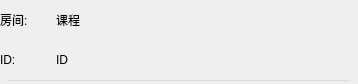
<?xml version="1.0" encoding="UTF-8"?>
<ui version="4.0">
 <class>RoomItemView</class>
 <widget class="QWidget" name="RoomItemView">
  <property name="geometry">
   <rect>
    <x>0</x>
    <y>0</y>
    <width>358</width>
    <height>84</height>
   </rect>
  </property>
  <property name="minimumSize">
   <size>
    <width>358</width>
    <height>84</height>
   </size>
  </property>
  <property name="maximumSize">
   <size>
    <width>358</width>
    <height>84</height>
   </size>
  </property>
  <property name="windowTitle">
   <string>RoomItemView</string>
  </property>
  <property name="styleSheet">
   <string notr="true"/>
  </property>
  <layout class="QVBoxLayout" name="verticalLayout">
   <property name="spacing">
    <number>0</number>
   </property>
   <property name="leftMargin">
    <number>0</number>
   </property>
   <property name="topMargin">
    <number>0</number>
   </property>
   <property name="rightMargin">
    <number>0</number>
   </property>
   <property name="bottomMargin">
    <number>3</number>
   </property>
   <item>
    <layout class="QHBoxLayout" name="horizontalLayout">
     <item>
      <widget class="QLabel" name="label">
       <property name="minimumSize">
        <size>
         <width>50</width>
         <height>0</height>
        </size>
       </property>
       <property name="maximumSize">
        <size>
         <width>50</width>
         <height>16777215</height>
        </size>
       </property>
       <property name="styleSheet">
        <string notr="true">color: #000000;
font: 12pt &quot;Microsoft YaHei&quot;;</string>
       </property>
       <property name="text">
        <string>房间:</string>
       </property>
      </widget>
     </item>
     <item>
      <widget class="QLabel" name="label_room_name">
       <property name="styleSheet">
        <string notr="true">color: #000000;
font: 12pt &quot;Microsoft YaHei&quot;;</string>
       </property>
       <property name="text">
        <string>课程</string>
       </property>
      </widget>
     </item>
     <item>
      <spacer name="horizontalSpacer">
       <property name="orientation">
        <enum>Qt::Horizontal</enum>
       </property>
       <property name="sizeHint" stdset="0">
        <size>
         <width>40</width>
         <height>20</height>
        </size>
       </property>
      </spacer>
     </item>
    </layout>
   </item>
   <item>
    <layout class="QHBoxLayout" name="horizontalLayout_2">
     <item>
      <widget class="QLabel" name="label_3">
       <property name="minimumSize">
        <size>
         <width>50</width>
         <height>0</height>
        </size>
       </property>
       <property name="styleSheet">
        <string notr="true">color: #000000;
font: 12pt &quot;Microsoft YaHei&quot;;</string>
       </property>
       <property name="text">
        <string>ID:</string>
       </property>
      </widget>
     </item>
     <item>
      <widget class="QLabel" name="label_room_id">
       <property name="styleSheet">
        <string notr="true">color: #000000;
font: 12pt &quot;Microsoft YaHei&quot;;</string>
       </property>
       <property name="text">
        <string>ID</string>
       </property>
      </widget>
     </item>
     <item>
      <spacer name="horizontalSpacer_2">
       <property name="orientation">
        <enum>Qt::Horizontal</enum>
       </property>
       <property name="sizeHint" stdset="0">
        <size>
         <width>40</width>
         <height>20</height>
        </size>
       </property>
      </spacer>
     </item>
    </layout>
   </item>
   <item>
    <widget class="QLabel" name="label_2">
     <property name="minimumSize">
      <size>
       <width>0</width>
       <height>1</height>
      </size>
     </property>
     <property name="maximumSize">
      <size>
       <width>16777215</width>
       <height>1</height>
      </size>
     </property>
     <property name="styleSheet">
      <string notr="true">background: #dddddd;
margin-left: 8px;
margin-right: 8px;</string>
     </property>
     <property name="text">
      <string/>
     </property>
    </widget>
   </item>
  </layout>
 </widget>
 <layoutdefault spacing="6" margin="11"/>
 <resources/>
 <connections/>
</ui>
